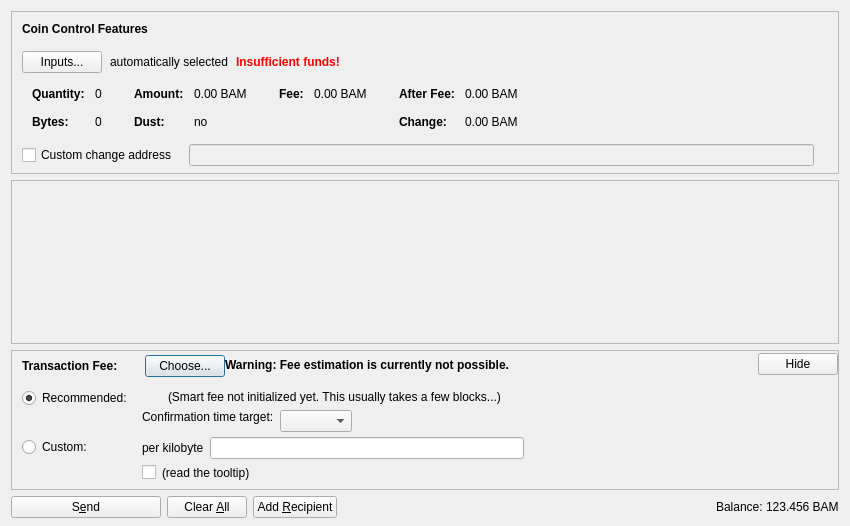
<?xml version="1.0" encoding="UTF-8"?>
<ui version="4.0">
 <class>SendCoinsDialog</class>
 <widget class="QDialog" name="SendCoinsDialog">
  <property name="geometry">
   <rect>
    <x>0</x>
    <y>0</y>
    <width>850</width>
    <height>526</height>
   </rect>
  </property>
  <property name="windowTitle">
   <string>Send Coins</string>
  </property>
  <layout class="QVBoxLayout" name="verticalLayout" stretch="0,1,0,0">
   <property name="bottomMargin">
    <number>8</number>
   </property>
   <item>
    <widget class="QFrame" name="frameCoinControl">
     <property name="sizePolicy">
      <sizepolicy hsizetype="Expanding" vsizetype="Expanding">
       <horstretch>0</horstretch>
       <verstretch>0</verstretch>
      </sizepolicy>
     </property>
     <property name="maximumSize">
      <size>
       <width>16777215</width>
       <height>16777215</height>
      </size>
     </property>
     <property name="frameShape">
      <enum>QFrame::StyledPanel</enum>
     </property>
     <property name="frameShadow">
      <enum>QFrame::Sunken</enum>
     </property>
     <layout class="QVBoxLayout" name="verticalLayoutCoinControl2">
      <property name="spacing">
       <number>0</number>
      </property>
      <property name="leftMargin">
       <number>0</number>
      </property>
      <property name="topMargin">
       <number>0</number>
      </property>
      <property name="rightMargin">
       <number>0</number>
      </property>
      <property name="bottomMargin">
       <number>6</number>
      </property>
      <item>
       <layout class="QVBoxLayout" name="verticalLayoutCoinControl" stretch="0,0,0,0,1">
        <property name="spacing">
         <number>0</number>
        </property>
        <property name="leftMargin">
         <number>10</number>
        </property>
        <property name="topMargin">
         <number>10</number>
        </property>
        <item>
         <layout class="QHBoxLayout" name="horizontalLayoutCoinControl1">
          <property name="bottomMargin">
           <number>15</number>
          </property>
          <item>
           <widget class="QLabel" name="labelCoinControlFeatures">
            <property name="sizePolicy">
             <sizepolicy hsizetype="Preferred" vsizetype="Maximum">
              <horstretch>0</horstretch>
              <verstretch>0</verstretch>
             </sizepolicy>
            </property>
            <property name="font">
             <font>
              <weight>75</weight>
              <bold>true</bold>
             </font>
            </property>
            <property name="styleSheet">
             <string notr="true">font-weight:bold;</string>
            </property>
            <property name="text">
             <string>Coin Control Features</string>
            </property>
           </widget>
          </item>
         </layout>
        </item>
        <item>
         <layout class="QHBoxLayout" name="horizontalLayoutCoinControl2" stretch="0,0,0,0">
          <property name="spacing">
           <number>8</number>
          </property>
          <property name="bottomMargin">
           <number>10</number>
          </property>
          <item>
           <widget class="QPushButton" name="pushButtonCoinControl">
            <property name="styleSheet">
             <string notr="true"/>
            </property>
            <property name="text">
             <string>Inputs...</string>
            </property>
            <property name="autoDefault">
             <bool>false</bool>
            </property>
           </widget>
          </item>
          <item>
           <widget class="QLabel" name="labelCoinControlAutomaticallySelected">
            <property name="text">
             <string>automatically selected</string>
            </property>
            <property name="margin">
             <number>5</number>
            </property>
           </widget>
          </item>
          <item>
           <widget class="QLabel" name="labelCoinControlInsuffFunds">
            <property name="font">
             <font>
              <weight>75</weight>
              <bold>true</bold>
             </font>
            </property>
            <property name="styleSheet">
             <string notr="true">color:red;font-weight:bold;</string>
            </property>
            <property name="text">
             <string>Insufficient funds!</string>
            </property>
            <property name="margin">
             <number>5</number>
            </property>
           </widget>
          </item>
          <item>
           <spacer name="horizontalSpacerCoinControl">
            <property name="orientation">
             <enum>Qt::Horizontal</enum>
            </property>
            <property name="sizeHint" stdset="0">
             <size>
              <width>40</width>
              <height>1</height>
             </size>
            </property>
           </spacer>
          </item>
         </layout>
        </item>
        <item>
         <widget class="QWidget" name="widgetCoinControl" native="true">
          <property name="sizePolicy">
           <sizepolicy hsizetype="Preferred" vsizetype="Preferred">
            <horstretch>0</horstretch>
            <verstretch>0</verstretch>
           </sizepolicy>
          </property>
          <property name="minimumSize">
           <size>
            <width>0</width>
            <height>0</height>
           </size>
          </property>
          <property name="styleSheet">
           <string notr="true"/>
          </property>
          <layout class="QHBoxLayout" name="horizontalLayoutCoinControl5">
           <property name="leftMargin">
            <number>0</number>
           </property>
           <property name="topMargin">
            <number>0</number>
           </property>
           <property name="rightMargin">
            <number>0</number>
           </property>
           <property name="bottomMargin">
            <number>0</number>
           </property>
           <item>
            <layout class="QHBoxLayout" name="horizontalLayoutCoinControl3" stretch="0,0,0,1">
             <property name="spacing">
              <number>20</number>
             </property>
             <property name="topMargin">
              <number>0</number>
             </property>
             <property name="bottomMargin">
              <number>10</number>
             </property>
             <item>
              <layout class="QFormLayout" name="formLayoutCoinControl1">
               <property name="horizontalSpacing">
                <number>10</number>
               </property>
               <property name="verticalSpacing">
                <number>14</number>
               </property>
               <property name="leftMargin">
                <number>10</number>
               </property>
               <property name="topMargin">
                <number>4</number>
               </property>
               <property name="rightMargin">
                <number>6</number>
               </property>
               <item row="0" column="0">
                <widget class="QLabel" name="labelCoinControlQuantityText">
                 <property name="font">
                  <font>
                   <weight>75</weight>
                   <bold>true</bold>
                  </font>
                 </property>
                 <property name="text">
                  <string>Quantity:</string>
                 </property>
                 <property name="margin">
                  <number>0</number>
                 </property>
                </widget>
               </item>
               <item row="0" column="1">
                <widget class="QLabel" name="labelCoinControlQuantity">
                 <property name="cursor">
                  <cursorShape>IBeamCursor</cursorShape>
                 </property>
                 <property name="contextMenuPolicy">
                  <enum>Qt::ActionsContextMenu</enum>
                 </property>
                 <property name="text">
                  <string notr="true">0</string>
                 </property>
                 <property name="margin">
                  <number>0</number>
                 </property>
                 <property name="textInteractionFlags">
                  <set>Qt::LinksAccessibleByMouse|Qt::TextSelectableByKeyboard|Qt::TextSelectableByMouse</set>
                 </property>
                </widget>
               </item>
               <item row="1" column="0">
                <widget class="QLabel" name="labelCoinControlBytesText">
                 <property name="font">
                  <font>
                   <weight>75</weight>
                   <bold>true</bold>
                  </font>
                 </property>
                 <property name="text">
                  <string>Bytes:</string>
                 </property>
                </widget>
               </item>
               <item row="1" column="1">
                <widget class="QLabel" name="labelCoinControlBytes">
                 <property name="cursor">
                  <cursorShape>IBeamCursor</cursorShape>
                 </property>
                 <property name="contextMenuPolicy">
                  <enum>Qt::ActionsContextMenu</enum>
                 </property>
                 <property name="text">
                  <string notr="true">0</string>
                 </property>
                 <property name="textInteractionFlags">
                  <set>Qt::LinksAccessibleByMouse|Qt::TextSelectableByKeyboard|Qt::TextSelectableByMouse</set>
                 </property>
                </widget>
               </item>
              </layout>
             </item>
             <item>
              <layout class="QFormLayout" name="formLayoutCoinControl2">
               <property name="horizontalSpacing">
                <number>10</number>
               </property>
               <property name="verticalSpacing">
                <number>14</number>
               </property>
               <property name="leftMargin">
                <number>6</number>
               </property>
               <property name="topMargin">
                <number>4</number>
               </property>
               <property name="rightMargin">
                <number>6</number>
               </property>
               <item row="0" column="0">
                <widget class="QLabel" name="labelCoinControlAmountText">
                 <property name="font">
                  <font>
                   <weight>75</weight>
                   <bold>true</bold>
                  </font>
                 </property>
                 <property name="text">
                  <string>Amount:</string>
                 </property>
                 <property name="margin">
                  <number>0</number>
                 </property>
                </widget>
               </item>
               <item row="0" column="1">
                <widget class="QLabel" name="labelCoinControlAmount">
                 <property name="cursor">
                  <cursorShape>IBeamCursor</cursorShape>
                 </property>
                 <property name="contextMenuPolicy">
                  <enum>Qt::ActionsContextMenu</enum>
                 </property>
                 <property name="text">
                  <string notr="true">0.00 BAM</string>
                 </property>
                 <property name="textInteractionFlags">
                  <set>Qt::LinksAccessibleByMouse|Qt::TextSelectableByKeyboard|Qt::TextSelectableByMouse</set>
                 </property>
                </widget>
               </item>
               <item row="1" column="0">
                <widget class="QLabel" name="labelCoinControlLowOutputText">
                 <property name="font">
                  <font>
                   <weight>75</weight>
                   <bold>true</bold>
                  </font>
                 </property>
                 <property name="text">
                  <string>Dust:</string>
                 </property>
                </widget>
               </item>
               <item row="1" column="1">
                <widget class="QLabel" name="labelCoinControlLowOutput">
                 <property name="cursor">
                  <cursorShape>IBeamCursor</cursorShape>
                 </property>
                 <property name="contextMenuPolicy">
                  <enum>Qt::ActionsContextMenu</enum>
                 </property>
                 <property name="text">
                  <string notr="true">no</string>
                 </property>
                 <property name="textInteractionFlags">
                  <set>Qt::LinksAccessibleByMouse|Qt::TextSelectableByKeyboard|Qt::TextSelectableByMouse</set>
                 </property>
                </widget>
               </item>
              </layout>
             </item>
             <item>
              <layout class="QFormLayout" name="formLayoutCoinControl3">
               <property name="horizontalSpacing">
                <number>10</number>
               </property>
               <property name="verticalSpacing">
                <number>14</number>
               </property>
               <property name="leftMargin">
                <number>6</number>
               </property>
               <property name="topMargin">
                <number>4</number>
               </property>
               <property name="rightMargin">
                <number>6</number>
               </property>
               <item row="0" column="0">
                <widget class="QLabel" name="labelCoinControlFeeText">
                 <property name="font">
                  <font>
                   <weight>75</weight>
                   <bold>true</bold>
                  </font>
                 </property>
                 <property name="text">
                  <string>Fee:</string>
                 </property>
                 <property name="margin">
                  <number>0</number>
                 </property>
                </widget>
               </item>
               <item row="0" column="1">
                <widget class="QLabel" name="labelCoinControlFee">
                 <property name="cursor">
                  <cursorShape>IBeamCursor</cursorShape>
                 </property>
                 <property name="contextMenuPolicy">
                  <enum>Qt::ActionsContextMenu</enum>
                 </property>
                 <property name="text">
                  <string notr="true">0.00 BAM</string>
                 </property>
                 <property name="textInteractionFlags">
                  <set>Qt::LinksAccessibleByMouse|Qt::TextSelectableByKeyboard|Qt::TextSelectableByMouse</set>
                 </property>
                </widget>
               </item>
              </layout>
             </item>
             <item>
              <layout class="QFormLayout" name="formLayoutCoinControl4">
               <property name="horizontalSpacing">
                <number>10</number>
               </property>
               <property name="verticalSpacing">
                <number>14</number>
               </property>
               <property name="leftMargin">
                <number>6</number>
               </property>
               <property name="topMargin">
                <number>4</number>
               </property>
               <property name="rightMargin">
                <number>6</number>
               </property>
               <item row="0" column="0">
                <widget class="QLabel" name="labelCoinControlAfterFeeText">
                 <property name="font">
                  <font>
                   <weight>75</weight>
                   <bold>true</bold>
                  </font>
                 </property>
                 <property name="text">
                  <string>After Fee:</string>
                 </property>
                 <property name="margin">
                  <number>0</number>
                 </property>
                </widget>
               </item>
               <item row="0" column="1">
                <widget class="QLabel" name="labelCoinControlAfterFee">
                 <property name="cursor">
                  <cursorShape>IBeamCursor</cursorShape>
                 </property>
                 <property name="contextMenuPolicy">
                  <enum>Qt::ActionsContextMenu</enum>
                 </property>
                 <property name="text">
                  <string notr="true">0.00 BAM</string>
                 </property>
                 <property name="textInteractionFlags">
                  <set>Qt::LinksAccessibleByMouse|Qt::TextSelectableByKeyboard|Qt::TextSelectableByMouse</set>
                 </property>
                </widget>
               </item>
               <item row="1" column="0">
                <widget class="QLabel" name="labelCoinControlChangeText">
                 <property name="font">
                  <font>
                   <weight>75</weight>
                   <bold>true</bold>
                  </font>
                 </property>
                 <property name="text">
                  <string>Change:</string>
                 </property>
                </widget>
               </item>
               <item row="1" column="1">
                <widget class="QLabel" name="labelCoinControlChange">
                 <property name="cursor">
                  <cursorShape>IBeamCursor</cursorShape>
                 </property>
                 <property name="contextMenuPolicy">
                  <enum>Qt::ActionsContextMenu</enum>
                 </property>
                 <property name="text">
                  <string notr="true">0.00 BAM</string>
                 </property>
                 <property name="textInteractionFlags">
                  <set>Qt::LinksAccessibleByMouse|Qt::TextSelectableByKeyboard|Qt::TextSelectableByMouse</set>
                 </property>
                </widget>
               </item>
              </layout>
             </item>
            </layout>
           </item>
          </layout>
         </widget>
        </item>
        <item>
         <layout class="QHBoxLayout" name="horizontalLayoutCoinControl4" stretch="0,0,0">
          <property name="spacing">
           <number>12</number>
          </property>
          <property name="sizeConstraint">
           <enum>QLayout::SetDefaultConstraint</enum>
          </property>
          <property name="topMargin">
           <number>5</number>
          </property>
          <property name="rightMargin">
           <number>5</number>
          </property>
          <item>
           <widget class="QCheckBox" name="checkBoxCoinControlChange">
            <property name="toolTip">
             <string>If this is activated, but the change address is empty or invalid, change will be sent to a newly generated address.</string>
            </property>
            <property name="text">
             <string>Custom change address</string>
            </property>
           </widget>
          </item>
          <item>
           <widget class="QValidatedLineEdit" name="lineEditCoinControlChange">
            <property name="enabled">
             <bool>false</bool>
            </property>
            <property name="sizePolicy">
             <sizepolicy hsizetype="Expanding" vsizetype="Fixed">
              <horstretch>0</horstretch>
              <verstretch>0</verstretch>
             </sizepolicy>
            </property>
           </widget>
          </item>
          <item>
           <widget class="QLabel" name="labelCoinControlChangeLabel">
            <property name="sizePolicy">
             <sizepolicy hsizetype="Preferred" vsizetype="Expanding">
              <horstretch>0</horstretch>
              <verstretch>0</verstretch>
             </sizepolicy>
            </property>
            <property name="minimumSize">
             <size>
              <width>0</width>
              <height>0</height>
             </size>
            </property>
            <property name="text">
             <string/>
            </property>
            <property name="margin">
             <number>3</number>
            </property>
           </widget>
          </item>
         </layout>
        </item>
        <item>
         <spacer name="verticalSpacerCoinControl">
          <property name="orientation">
           <enum>Qt::Vertical</enum>
          </property>
          <property name="sizeHint" stdset="0">
           <size>
            <width>800</width>
            <height>1</height>
           </size>
          </property>
         </spacer>
        </item>
       </layout>
      </item>
     </layout>
    </widget>
   </item>
   <item>
    <widget class="QScrollArea" name="scrollArea">
     <property name="widgetResizable">
      <bool>true</bool>
     </property>
     <widget class="QWidget" name="scrollAreaWidgetContents">
      <property name="geometry">
       <rect>
        <x>0</x>
        <y>0</y>
        <width>830</width>
        <height>104</height>
       </rect>
      </property>
      <layout class="QVBoxLayout" name="verticalLayout_2" stretch="0,1">
       <property name="leftMargin">
        <number>0</number>
       </property>
       <property name="topMargin">
        <number>0</number>
       </property>
       <property name="rightMargin">
        <number>0</number>
       </property>
       <property name="bottomMargin">
        <number>0</number>
       </property>
       <item>
        <layout class="QVBoxLayout" name="entries">
         <property name="spacing">
          <number>6</number>
         </property>
        </layout>
       </item>
       <item>
        <spacer name="verticalSpacer">
         <property name="orientation">
          <enum>Qt::Vertical</enum>
         </property>
         <property name="sizeHint" stdset="0">
          <size>
           <width>20</width>
           <height>40</height>
          </size>
         </property>
        </spacer>
       </item>
      </layout>
     </widget>
    </widget>
   </item>
   <item>
    <widget class="QFrame" name="frameFee">
     <property name="sizePolicy">
      <sizepolicy hsizetype="Expanding" vsizetype="Expanding">
       <horstretch>0</horstretch>
       <verstretch>0</verstretch>
      </sizepolicy>
     </property>
     <property name="maximumSize">
      <size>
       <width>16777215</width>
       <height>16777215</height>
      </size>
     </property>
     <property name="frameShape">
      <enum>QFrame::StyledPanel</enum>
     </property>
     <property name="frameShadow">
      <enum>QFrame::Sunken</enum>
     </property>
     <layout class="QVBoxLayout" name="verticalLayoutFee1">
      <property name="spacing">
       <number>0</number>
      </property>
      <property name="leftMargin">
       <number>0</number>
      </property>
      <property name="topMargin">
       <number>0</number>
      </property>
      <property name="rightMargin">
       <number>0</number>
      </property>
      <property name="bottomMargin">
       <number>0</number>
      </property>
      <item>
       <layout class="QVBoxLayout" name="verticalLayoutFee2" stretch="0,0,0">
        <property name="spacing">
         <number>0</number>
        </property>
        <property name="leftMargin">
         <number>10</number>
        </property>
        <property name="topMargin">
         <number>0</number>
        </property>
        <item>
         <layout class="QHBoxLayout" name="horizontalLayoutFee1">
          <property name="bottomMargin">
           <number>0</number>
          </property>
          <item>
           <layout class="QVBoxLayout" name="verticalLayoutFee7">
            <property name="spacing">
             <number>0</number>
            </property>
            <item>
             <spacer name="verticalSpacerSmartFee">
              <property name="orientation">
               <enum>Qt::Vertical</enum>
              </property>
              <property name="sizeType">
               <enum>QSizePolicy::Fixed</enum>
              </property>
              <property name="sizeHint" stdset="0">
               <size>
                <width>1</width>
                <height>4</height>
               </size>
              </property>
             </spacer>
            </item>
            <item>
             <layout class="QHBoxLayout" name="horizontalLayoutSmartFee">
              <property name="spacing">
               <number>10</number>
              </property>
              <item>
               <widget class="QLabel" name="labelFeeHeadline">
                <property name="sizePolicy">
                 <sizepolicy hsizetype="Preferred" vsizetype="Maximum">
                  <horstretch>0</horstretch>
                  <verstretch>0</verstretch>
                 </sizepolicy>
                </property>
                <property name="font">
                 <font>
                  <weight>75</weight>
                  <bold>true</bold>
                 </font>
                </property>
                <property name="styleSheet">
                 <string notr="true">font-weight:bold;</string>
                </property>
                <property name="text">
                 <string>Transaction Fee:</string>
                </property>
               </widget>
              </item>
              <item>
               <widget class="QLabel" name="labelFeeMinimized">
                <property name="text">
                 <string/>
                </property>
               </widget>
              </item>
              <item>
               <widget class="QPushButton" name="buttonChooseFee">
                <property name="text">
                 <string>Choose...</string>
                </property>
               </widget>
              </item>
             </layout>
            </item>
            <item>
             <spacer name="verticalSpacer_5">
              <property name="orientation">
               <enum>Qt::Vertical</enum>
              </property>
              <property name="sizeHint" stdset="0">
               <size>
                <width>1</width>
                <height>1</height>
               </size>
              </property>
             </spacer>
            </item>
           </layout>
          </item>
          <item>
           <widget class="QLabel" name="fallbackFeeWarningLabel">
            <property name="toolTip">
             <string>Using the fallbackfee can result in sending a transaction that will take several hours or days (or never) to confirm. Consider choosing your fee manually or wait until you have validated the complete chain.</string>
            </property>
            <property name="font">
            <font>
                <weight>75</weight>
                <bold>true</bold>
            </font>
            </property>
            <property name="text">
             <string>Warning: Fee estimation is currently not possible.</string>
            </property>
            <property name="wordWrap">
             <bool>false</bool>
            </property>
           </widget>
          </item>
          <item>
           <spacer name="horizontalSpacer_4">
            <property name="orientation">
             <enum>Qt::Horizontal</enum>
            </property>
            <property name="sizeType">
             <enum>QSizePolicy::MinimumExpanding</enum>
            </property>
            <property name="sizeHint" stdset="0">
             <size>
              <width>40</width>
              <height>20</height>
             </size>
            </property>
           </spacer>
          </item>
          <item>
           <widget class="QPushButton" name="buttonMinimizeFee">
            <property name="toolTip">
             <string>collapse fee-settings</string>
            </property>
            <property name="text">
             <string>Hide</string>
            </property>
           </widget>
          </item>
         </layout>
        </item>
        <item>
         <widget class="QFrame" name="frameFeeSelection">
          <layout class="QVBoxLayout" name="verticalLayoutFee12">
           <property name="spacing">
            <number>0</number>
           </property>
           <property name="leftMargin">
            <number>0</number>
           </property>
           <property name="topMargin">
            <number>0</number>
           </property>
           <property name="rightMargin">
            <number>0</number>
           </property>
           <property name="bottomMargin">
            <number>0</number>
           </property>
           <item>
            <layout class="QGridLayout" name="gridLayoutFee">
             <property name="topMargin">
              <number>10</number>
             </property>
             <property name="bottomMargin">
              <number>4</number>
             </property>
             <property name="horizontalSpacing">
              <number>10</number>
             </property>
             <property name="verticalSpacing">
              <number>4</number>
             </property>
             <item row="1" column="1">
              <layout class="QVBoxLayout" name="verticalLayoutFee8">
               <property name="spacing">
                <number>6</number>
               </property>
               <item>
                <layout class="QHBoxLayout" name="horizontalLayoutFee13">
                 <item>
                  <widget class="QLabel" name="labelCustomPerKilobyte">
                   <property name="toolTip">
                    <string>If the custom fee is set to 1000 satoshis and the transaction is only 250 bytes, then &quot;per kilobyte&quot; only pays 250 satoshis in fee, while &quot;total at least&quot; pays 1000 satoshis. For transactions bigger than a kilobyte both pay by kilobyte.</string>
                   </property>
                   <property name="text">
                    <string>per kilobyte</string>
                   </property>
                  </widget>
                 </item>
                 <item>
                  <widget class="BitcoinAmountField" name="customFee"/>
                 </item>
                 <item>
                  <spacer name="horizontalSpacer_6">
                   <property name="orientation">
                    <enum>Qt::Horizontal</enum>
                   </property>
                   <property name="sizeHint" stdset="0">
                    <size>
                     <width>1</width>
                     <height>1</height>
                    </size>
                   </property>
                  </spacer>
                 </item>
                </layout>
               </item>
               <item>
                <layout class="QHBoxLayout" name="horizontalLayoutFee8">
                 <item>
                  <widget class="QCheckBox" name="checkBoxMinimumFee">
                   <property name="toolTip">
                    <string>Paying only the minimum fee is just fine as long as there is less transaction volume than space in the blocks. But be aware that this can end up in a never confirming transaction once there is more demand for batamcoin transactions than the network can process.</string>
                   </property>
                   <property name="text">
                    <string/>
                   </property>
                  </widget>
                 </item>
                 <item>
                  <widget class="QLabel" name="labelMinFeeWarning">
                   <property name="enabled">
                    <bool>true</bool>
                   </property>
                   <property name="toolTip">
                    <string>Paying only the minimum fee is just fine as long as there is less transaction volume than space in the blocks. But be aware that this can end up in a never confirming transaction once there is more demand for batamcoin transactions than the network can process.</string>
                   </property>
                   <property name="text">
                    <string>(read the tooltip)</string>
                   </property>
                   <property name="margin">
                    <number>5</number>
                   </property>
                  </widget>
                 </item>
                 <item>
                  <spacer name="horizontalSpacer_2">
                   <property name="orientation">
                    <enum>Qt::Horizontal</enum>
                   </property>
                   <property name="sizeHint" stdset="0">
                    <size>
                     <width>1</width>
                     <height>1</height>
                    </size>
                   </property>
                  </spacer>
                 </item>
                </layout>
               </item>
              </layout>
             </item>
             <item row="0" column="0">
              <layout class="QVBoxLayout" name="verticalLayoutFee4" stretch="0,1">
               <item>
                <widget class="QRadioButton" name="radioSmartFee">
                 <property name="text">
                  <string>Recommended:</string>
                 </property>
                 <property name="checked">
                  <bool>true</bool>
                 </property>
                 <attribute name="buttonGroup">
                  <string notr="true">groupFee</string>
                 </attribute>
                </widget>
               </item>
               <item>
                <spacer name="verticalSpacer_2">
                 <property name="orientation">
                  <enum>Qt::Vertical</enum>
                 </property>
                 <property name="sizeHint" stdset="0">
                  <size>
                   <width>1</width>
                   <height>1</height>
                  </size>
                 </property>
                </spacer>
               </item>
              </layout>
             </item>
             <item row="1" column="0">
              <layout class="QVBoxLayout" name="verticalLayoutFee9" stretch="0,1">
               <item>
                <widget class="QRadioButton" name="radioCustomFee">
                 <property name="text">
                  <string>Custom:</string>
                 </property>
                 <attribute name="buttonGroup">
                  <string notr="true">groupFee</string>
                 </attribute>
                </widget>
               </item>
               <item>
                <spacer name="verticalSpacer_6">
                 <property name="orientation">
                  <enum>Qt::Vertical</enum>
                 </property>
                 <property name="sizeHint" stdset="0">
                  <size>
                   <width>1</width>
                   <height>1</height>
                  </size>
                 </property>
                </spacer>
               </item>
              </layout>
             </item>
             <item row="0" column="1">
              <layout class="QVBoxLayout" name="verticalLayoutFee3" stretch="0,0,1">
               <property name="spacing">
                <number>6</number>
               </property>
               <property name="topMargin">
                <number>2</number>
               </property>
               <item>
                <layout class="QHBoxLayout" name="horizontalLayoutFee12">
                 <item>
                  <widget class="QLabel" name="labelSmartFee">
                   <property name="text">
                    <string/>
                   </property>
                   <property name="margin">
                    <number>2</number>
                   </property>
                  </widget>
                 </item>
                 <item>
                  <widget class="QLabel" name="labelFeeEstimation">
                   <property name="text">
                    <string/>
                   </property>
                  </widget>
                 </item>
                 <item>
                  <widget class="QLabel" name="labelSmartFee2">
                   <property name="text">
                    <string>(Smart fee not initialized yet. This usually takes a few blocks...)</string>
                   </property>
                   <property name="margin">
                    <number>2</number>
                   </property>
                  </widget>
                 </item>
                 <item>
                  <spacer name="horizontalSpacer_5">
                   <property name="orientation">
                    <enum>Qt::Horizontal</enum>
                   </property>
                   <property name="sizeHint" stdset="0">
                    <size>
                     <width>1</width>
                     <height>1</height>
                    </size>
                   </property>
                  </spacer>
                 </item>
                </layout>
               </item>
               <item>
                <layout class="QHBoxLayout" name="horizontalLayoutFee9">
                 <item>
                  <layout class="QVBoxLayout" name="verticalLayoutFee6">
                   <item>
                    <widget class="QLabel" name="labelSmartFee3">
                     <property name="text">
                      <string>Confirmation time target:</string>
                     </property>
                     <property name="margin">
                      <number>2</number>
                     </property>
                    </widget>
                   </item>
                   <item>
                    <spacer name="verticalSpacer_3">
                     <property name="orientation">
                      <enum>Qt::Vertical</enum>
                     </property>
                     <property name="sizeHint" stdset="0">
                      <size>
                       <width>1</width>
                       <height>1</height>
                      </size>
                     </property>
                    </spacer>
                   </item>
                  </layout>
                 </item>
                 <item>
                  <layout class="QVBoxLayout" name="verticalLayoutFee5">
                   <property name="rightMargin">
                    <number>30</number>
                   </property>
                   <item>
                    <layout class="QHBoxLayout" name="horizontalLayoutConfTarget">
                     <property name="bottomMargin">
                      <number>0</number>
                     </property>
                     <item>
                      <widget class="QComboBox" name="confTargetSelector"/>
                     </item>
                     <item>
                      <spacer name="horizontalSpacerConfTarget">
                       <property name="orientation">
                        <enum>Qt::Horizontal</enum>
                       </property>
                       <property name="sizeHint" stdset="0">
                        <size>
                         <width>40</width>
                         <height>20</height>
                        </size>
                       </property>
                      </spacer>
                     </item>
                    </layout>
                   </item>
                  </layout>
                 </item>
                </layout>
               </item>
               <item>
                <spacer name="verticalSpacer_4">
                 <property name="orientation">
                  <enum>Qt::Vertical</enum>
                 </property>
                 <property name="sizeHint" stdset="0">
                  <size>
                   <width>1</width>
                   <height>1</height>
                  </size>
                 </property>
                </spacer>
               </item>
              </layout>
             </item>
            </layout>
           </item>
          </layout>
         </widget>
        </item>
        <item>
         <spacer name="verticalSpacerFee">
          <property name="orientation">
           <enum>Qt::Vertical</enum>
          </property>
          <property name="sizeHint" stdset="0">
           <size>
            <width>40</width>
            <height>5</height>
           </size>
          </property>
         </spacer>
        </item>
       </layout>
      </item>
     </layout>
    </widget>
   </item>
   <item>
    <layout class="QHBoxLayout" name="horizontalLayout">
     <item>
      <widget class="QPushButton" name="sendButton">
       <property name="minimumSize">
        <size>
         <width>150</width>
         <height>0</height>
        </size>
       </property>
       <property name="toolTip">
        <string>Confirm the send action</string>
       </property>
       <property name="text">
        <string>S&amp;end</string>
       </property>
       <property name="icon">
        <iconset resource="../bitcoin.qrc">
         <normaloff>:/icons/send</normaloff>:/icons/send</iconset>
       </property>
       <property name="autoDefault">
        <bool>false</bool>
       </property>
       <property name="default">
        <bool>false</bool>
       </property>
      </widget>
     </item>
     <item>
      <widget class="QPushButton" name="clearButton">
       <property name="sizePolicy">
        <sizepolicy hsizetype="Minimum" vsizetype="Fixed">
         <horstretch>0</horstretch>
         <verstretch>0</verstretch>
        </sizepolicy>
       </property>
       <property name="toolTip">
        <string>Clear all fields of the form.</string>
       </property>
       <property name="text">
        <string>Clear &amp;All</string>
       </property>
       <property name="icon">
        <iconset resource="../bitcoin.qrc">
         <normaloff>:/icons/remove</normaloff>:/icons/remove</iconset>
       </property>
       <property name="autoDefault">
        <bool>false</bool>
       </property>
      </widget>
     </item>
     <item>
      <widget class="QPushButton" name="addButton">
       <property name="toolTip">
        <string>Send to multiple recipients at once</string>
       </property>
       <property name="text">
        <string>Add &amp;Recipient</string>
       </property>
       <property name="icon">
        <iconset resource="../bitcoin.qrc">
         <normaloff>:/icons/add</normaloff>:/icons/add</iconset>
       </property>
       <property name="autoDefault">
        <bool>false</bool>
       </property>
      </widget>
     </item>
     <item>
      <spacer name="horizontalSpacer">
       <property name="orientation">
        <enum>Qt::Horizontal</enum>
       </property>
       <property name="sizeHint" stdset="0">
        <size>
         <width>40</width>
         <height>20</height>
        </size>
       </property>
      </spacer>
     </item>
     <item>
      <layout class="QHBoxLayout" name="horizontalLayout_2">
       <property name="spacing">
        <number>3</number>
       </property>
       <item>
        <widget class="QLabel" name="label">
         <property name="sizePolicy">
          <sizepolicy hsizetype="Preferred" vsizetype="Fixed">
           <horstretch>0</horstretch>
           <verstretch>0</verstretch>
          </sizepolicy>
         </property>
         <property name="text">
          <string>Balance:</string>
         </property>
        </widget>
       </item>
       <item>
        <widget class="QLabel" name="labelBalance">
         <property name="sizePolicy">
          <sizepolicy hsizetype="Preferred" vsizetype="Fixed">
           <horstretch>0</horstretch>
           <verstretch>0</verstretch>
          </sizepolicy>
         </property>
         <property name="cursor">
          <cursorShape>IBeamCursor</cursorShape>
         </property>
         <property name="text">
          <string notr="true">123.456 BAM</string>
         </property>
         <property name="textInteractionFlags">
          <set>Qt::LinksAccessibleByMouse|Qt::TextSelectableByKeyboard|Qt::TextSelectableByMouse</set>
         </property>
        </widget>
       </item>
      </layout>
     </item>
    </layout>
   </item>
  </layout>
 </widget>
 <customwidgets>
  <customwidget>
   <class>QValidatedLineEdit</class>
   <extends>QLineEdit</extends>
   <header>qvalidatedlineedit.h</header>
  </customwidget>
  <customwidget>
   <class>BitcoinAmountField</class>
   <extends>QLineEdit</extends>
   <header>bitcoinamountfield.h</header>
   <container>1</container>
  </customwidget>
 </customwidgets>
 <resources>
  <include location="../bitcoin.qrc"/>
 </resources>
 <connections/>
 <buttongroups>
  <buttongroup name="groupFee"/>
 </buttongroups>
</ui>
